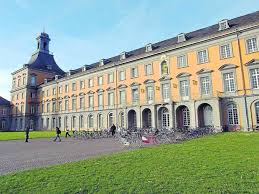
#> input picture Sheet08/data/exercise2/building.jpeg, 259 x 194 px
$ python exercise2.py   (older library calls are emulated)
#> lines starting #> are read from the running program, lines starting #| are printed output that depends on the picture; after the words box and inside, x2 and y2 are one past the last pixel; in counts of white or black regions, pixels touching at a corner belong together
import cv2
import numpy as np
import matplotlib.pylab as plt


def main():
    # Load the image
    img = cv2.imread("data/exercise2/building.jpeg")
#> img is the input picture: shape (194, 259, 3); mean B, G, R 146, 164.5, 147.8
    img_gray = cv2.cvtColor(img, cv2.COLOR_BGR2GRAY)
    # 1st and 2nd question
    # Compute Structural Tensor
    D = 2
    size_w = 2 * D + 1
    dx = cv2.Sobel(img_gray, cv2.CV_64F, 1, 0, 3)
    dy = cv2.Sobel(img_gray, cv2.CV_64F, 0, 1, 3)
    Mxx = dx * dx
    Mxy = dx * dy
    Myy = dy * dy
    w = np.ones((size_w, size_w), dtype=np.float) / size_w ** 2
    Mxx_w = cv2.filter2D(Mxx, cv2.CV_64F, w)
    Mxy_w = cv2.filter2D(Mxy, cv2.CV_64F, w)
    Myy_w = cv2.filter2D(Myy, cv2.CV_64F, w)
    f = np.zeros_like(img_gray, dtype=np.float)
    height, width = np.shape(img_gray)
#> height = 194; width = 259
    k = 0.05
    for i in range(height):
        for j in range(width):
            Sij = np.array([[Mxx_w[i, j], Mxy_w[i, j]], [Mxy_w[i, j], Myy_w[i, j]]])
            e_value, e_vector = np.linalg.eig(Sij)
            lam1 = e_value[0]
            lam2 = e_value[1]
            f[i, j] = lam1 * lam2 - k * (lam1 + lam2) ** 2
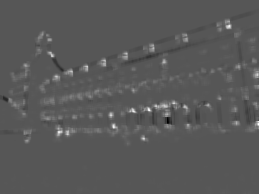
#> f: shape (194, 259) float64; min -3.18e+09, max 6.23e+09, mean 95567432.9; drawn with min black and max white
    # normalize
    f = (f - np.min(f)) / (np.max(f) - np.min(f) + 0.0001)
    # threshold
    th = 0.4
    f_th = cv2.inRange(f, th, 1.0)
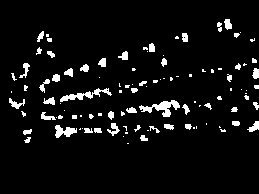
#> f_th: shape (194, 259); 5.9% white; 105 white regions (57 under 20 px), largest, box (x1, y1, x2, y2) and area: (139, 100, 180, 117) 291, (60, 88, 112, 102) 238, (55, 125, 77, 138) 165
    # Harris Corner Detection
    # find the points whose surrounding window gave large corner response
    # nms
    f_ = f.copy()
    f_[f < th] = 0.0
    f_corner = nms(f_, D)
#> after the loop in nms, `for i in np.arange(D, height - D - 1):`: f_corner: shape (194, 259) float64; values 0 (black) and 1 (white), 0.29% white in thin lines or dots, all inside (x1, y1, x2, y2) = (9, 21, 255, 144)
    h_stack_q2 = np.hstack([img_gray / 255.0, f, f_th, f_corner])
    display_image("Image gray + Response function + Threshold response function + detected corner", h_stack_q2)


    # The 3rd question
    w_th = 0.25
    q_th = 0.5
    # Forstner Corner Detection
    w_matrx = np.zeros_like(img_gray, dtype=np.float)
    q_matrx = np.zeros_like(img_gray, dtype=np.float)
    for i in range(height):
        for j in range(width):
            # [8 lines of commented-out code are left out]
            Sij = np.array([[Mxx_w[i, j], Mxy_w[i, j]], [Mxy_w[i, j], Myy_w[i, j]]])
            det = Sij[0, 0] * Sij[1, 1] - Sij[0, 1] ** 2
            tr = Sij[0, 0] + Sij[1, 1]
            w_matrx[i, j] = det / (tr + 0.0000001)
            q_matrx[i, j] = 4 * det / ((tr + 0.0000001) ** 2)
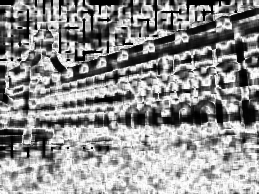
#> q_matrx: shape (194, 259) float64; min 0, max 1, mean 0.566
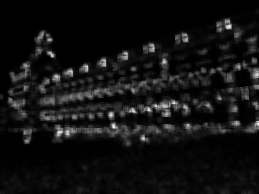
#> w_matrx: shape (194, 259) float64; min 0, max 42369.1, mean 2987.9; drawn with min black and max white

    # normal
    w_matrx = (w_matrx - np.min(w_matrx)) / (np.max(w_matrx) - np.min(w_matrx) + 0.00000001)
    w_matrx_th = cv2.inRange(w_matrx, w_th, 1.0)
#> w_matrx_th: shape (194, 259); 7.7% white; 111 white regions (56 under 20 px), largest, box (x1, y1, x2, y2) and area: (59, 88, 113, 104) 321, (139, 100, 181, 117) 319, (55, 125, 81, 138) 191
    w_matrx_ = w_matrx.copy()
    w_matrx_[w_matrx_ < w_th] = 0.0
    w_matrx_corner = nms(w_matrx_, D)
#> after the loop in nms (call 2), `for i in np.arange(D, height - D - 1):`: f_corner: shape (194, 259) float64; values 0 (black) and 1 (white), 0.33% white in thin lines or dots, all inside (x1, y1, x2, y2) = (11, 21, 255, 144)
    h_stack_q31 = np.hstack([img_gray / 255.0, w_matrx, w_matrx_th, w_matrx_corner])
    display_image("Image gray + w_matrx function + Threshold w_matrx + Detected corner w_matrx", h_stack_q31)

    q_matrx = (q_matrx - np.min(q_matrx)) / (np.max(q_matrx) - np.min(q_matrx) + 0.00000001)
    q_matrx_th = cv2.inRange(q_matrx, q_th, 1.0)
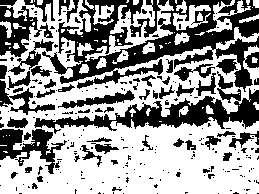
#> q_matrx_th: shape (194, 259); 60% white; 248 black regions (193 under 20 px), largest, box (x1, y1, x2, y2) and area: (42, 0, 259, 92) 7990, (34, 71, 259, 134) 3502, (0, 129, 67, 174) 1290
    q_matrx_ = q_matrx.copy()
    q_matrx_[q_matrx_ < q_th] = 0.0
    q_matrx__corner = nms(q_matrx_, D)
#> after the loop in nms (call 3), `for i in np.arange(D, height - D - 1):`: f_corner: shape (194, 259) float64; values 0 (black) and 1 (white), 2.4% white in thin lines or dots
    h_stack_q32 = np.hstack([img_gray / 255.0, q_matrx, q_matrx_th, q_matrx__corner])
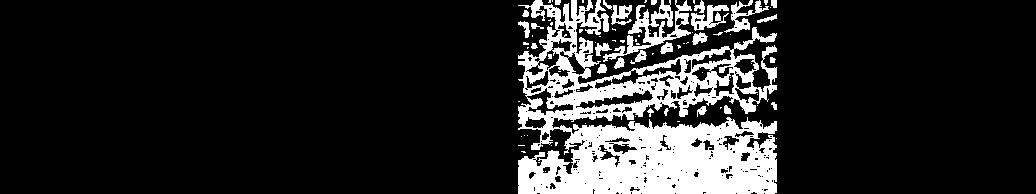
#> h_stack_q32: shape (194, 1036) float64; min 0, max 255, mean 38.5
    display_image("Image gray + w_matrx function + Threshold w_matrx + Detected corner w_matrx", h_stack_q32)
#> in display_image (call 3), `cv2.imshow(name, img)`:
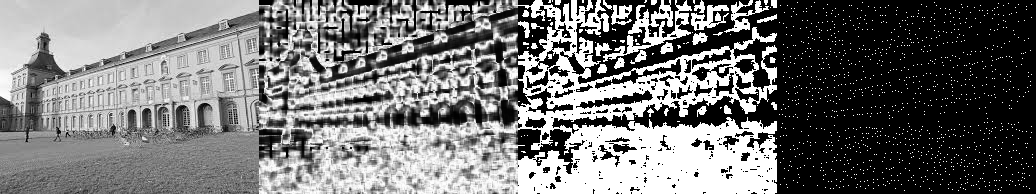
#> window 'Image gray + w_matrx function ': shape (194, 1036); min 0, max 255, mean 115

    return


def nms(f, D):
    f_corner = np.zeros_like(f)
    height, width = np.shape(f)
    for i in np.arange(D, height - D - 1):
        for j in np.arange(D, width - D - 1):
            arg_max = np.argmax(f[i - D:i + D + 1, j - 1:j + D + 1])
            # center
            if arg_max == (D + 1) ** 2:
                f_corner[i, j] = 1
    return f_corner


def display_image(name, img):
    cv2.imshow(name, img)
    cv2.waitKey(0)
    cv2.destroyAllWindows()


if __name__ == '__main__':
    main()
